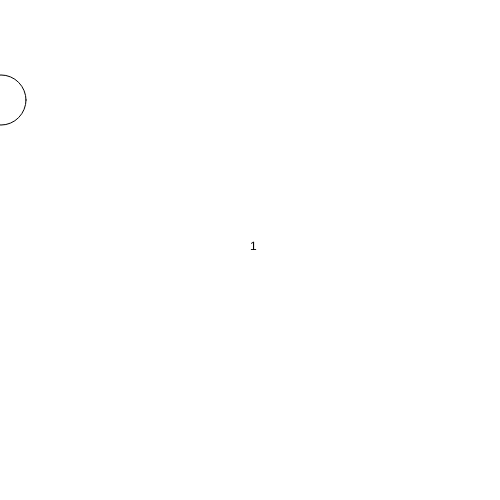
Frame 1 (no input)
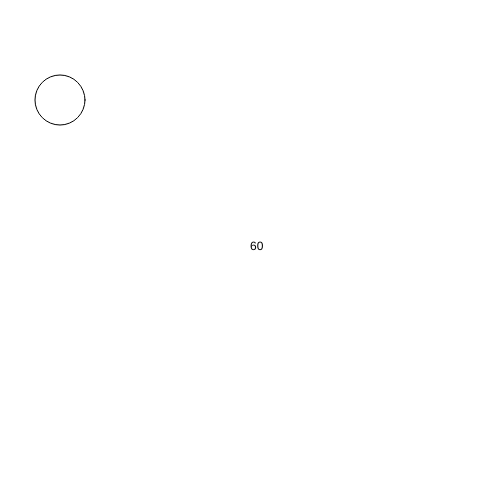
Frame 60 (no input)
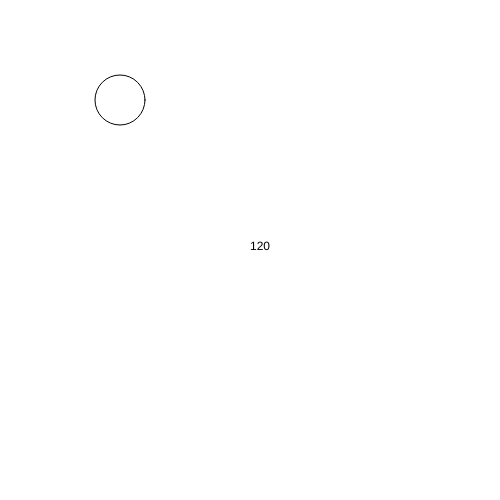
Frame 120 (the mouse pressed at the canvas centre since frame 60)

The p5.js sketch that drew these frames (run headless with seeded random() and noise() and a simulated clock; from frame 60 on, the mouse is pressed at the canvas centre):

// p5.js sketch
// ── sketch.js

let x = 0;
let velocidad = 1;
let condicionDeReboteIzq;
let condicionDeReboteDer;
let colorDeFondo  = 255;
function setup() {
  createCanvas(500, 500);

}

/**
 *  En este ejemplo vemos como utilizar operadores logicos para hacer el rebote de la pelota 
 */

function draw() {
  background(colorDeFondo);

  condicionDeReboteDer = x >= width; // ¿ -1 >= 500 ? NO -> FALSE
  condicionDeReboteIzq = x < 0; //¿ -1<0? -> TRUE

  //condicionDeReboteIzq && condicionDeReboteDer => FALSO SIEMPRE
  

  if (condicionDeReboteIzq || condicionDeReboteDer ){
    velocidad = velocidad * -1;
    colorDeFondo = random(0, 255);
    
    //1 -> 1 * -1 = -1
    //-1 -> -1 * -1 = +1
  }

  /*
  if(  condicionDeReboteDer ) {
    velocidad = -1;
  }

  if(  condicionDeReboteIzq ) {
    velocidad = 1;
  }
  */


  x += velocidad;
  text(x , width/2,height/2);
  ellipse(x, 100,50);


}
